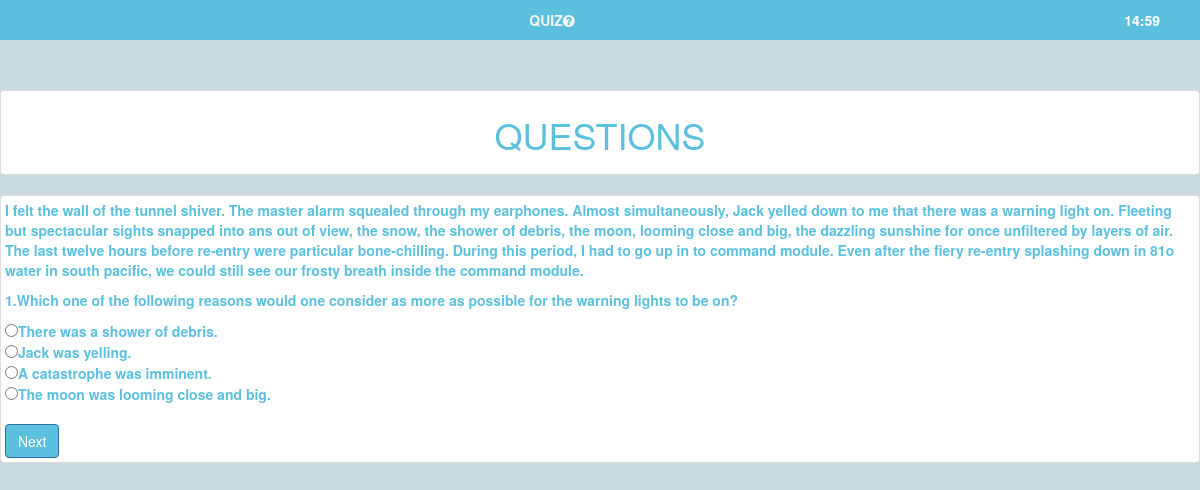
Screenshot of /eng.php (signed in) with the database file from the repository.
### tables this page shows
CREATE TABLE `english` (
  `id` int(200) NOT NULL,
  `comp` varchar(2000) NOT NULL,
  `question` varchar(200) NOT NULL,
  `marks` int(100) NOT NULL,
  `a1` varchar(100) NOT NULL,
  `a2` varchar(100) NOT NULL,
  `a3` varchar(100) NOT NULL,
  `a4` varchar(100) NOT NULL,
  `correct` varchar(100) NOT NULL
);

### eng.php (the view, shortened to what this page needs)
<?php
include 'includes/db.php';
?>
<!DOCTYPE html>
<html>
    <head>
        <link rel="stylesheet" href="css/bootstrap.css"/>
        <link rel="stylesheet" href="https://maxcdn.bootstrapcdn.com/font-awesome/4.7.0/css/font-awesome.min.css"/>
    </head>
    <body style="background-color:#C8DADE">
        <div class="container-fluid" style="background:#5BC0DE;padding:10px;color:whitesmoke;">
        <div class="container-fluid text-center">
            <div class="col-sm-11 text-center">
            <strong>QUIZ</strong><i class="fa fa-question-circle"></i>
            </div>
            <div class="col-sm-1 text-right" style="color:white;font-weight: bold; ">
                <div class="timer">
            <time id="countdown">15:00</time>
        </div>
            </div>
        </div>
        </div>
        <div class="row"><div class="col-sm-12" style="height:50px;"></div></div>
         <div class="thumbnail">
        <h1 id="myId" style="text-align:center; padding-bottom:5px;color:#5BC0DE ">QUESTIONS</h1>
                        </div>
        <div class="thumbnail"style="font-weight:bold;color:#5BC0DE ">
        <form name="radioform1" class="form-horizontal" role="form" id='login' method="post" action="results.php">
        <?php
    $res = mysqli_query($connect,"select * from english ORDER BY RAND()") ;
     $rows = mysqli_num_rows($res);
     ?>
				<?php	$i=1;
                while($result=mysqli_fetch_array($res)){?>
              <?php if($i==1){?>
                    <div id='question<?php echo $i;?>' class='cont'>
                      <p class='questions' id="qname<?php echo $i;?>"> <?php ?><?php echo $result['comp'];?></p>
                      <p class='questions' id="qname<?php echo $i;?>"> <?php echo $i?>.<?php echo $result['question'];?></p>
                    <input type="radio" value="<?php echo $result['a1'];?>" id='radio1_<?php echo $result['id'];?>' name='<?php echo $result['id'];?>'/><?php echo $result['a1'];?>
                   <br/>
                    <input type="radio" value="<?php echo $result['a2'];?>" id='radio1_<?php echo $result['id'];?>' name='<?php echo $result['id'];?>'/><?php echo $result['a2'];?>
                    <br/>
                    <input type="radio" value="<?php echo $result['a3'];?>" id='radio1_<?php echo $result['id'];?>' name='<?php echo $result['id'];?>'/><?php echo $result['a3'];?>
                    <br/>
                    <input type="radio" value="<?php echo $result['a4'];?>" id='radio1_<?php echo $result['id'];?>' name='<?php echo $result['id'];?>'/><?php echo $result['a4'];?>
                    <br/>
                    <br/>
                    <button id='next<?php echo $i;?>' style="background:#5BC0DE;" class='next btn btn-primary'  type='button'>Next</button>
                    </div>
         <?php } $i++;}
         ?>
    </form>
                        </div>
                <link rel="stylesheet" href="css/bootstrap.css"/>
            </body>
</html>

### rows the page displays
english: comp "I felt the wall of the tunnel shiver. The master alarm squealed through my earphones. Almost simultaneously, Jack yelled down to me that there was a warning light on. Fleeting but spectacular sights snapped into ans out of view, the snow, the shower of debris, the moon, looming close and big, the dazzling sunshine for once unfiltered by layers of air. The last twelve hours before re-entry were particular bone-chilling. During this period, I had to go up in to command module. Even after the fiery re-entry splashing down in 81o water in south pacific, we could still see our frosty breath inside the command module.", question "Which one of the following reasons would one consider as more as possible for the warning lights to be on?", a1 "There was a shower of debris.", a2 "Jack was yelling.", a3 "A catastrophe was imminent.", a4 "The moon was looming close and big."
